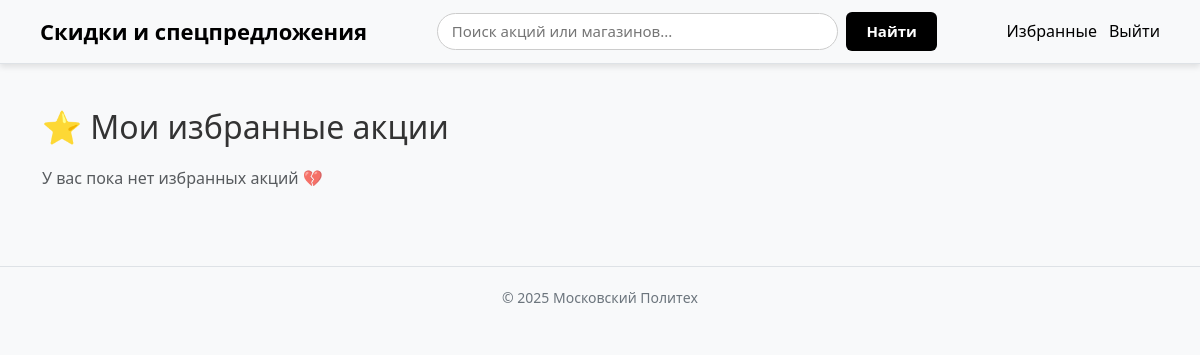
The page /favorites/ (signed in) on the database as committed earlier.
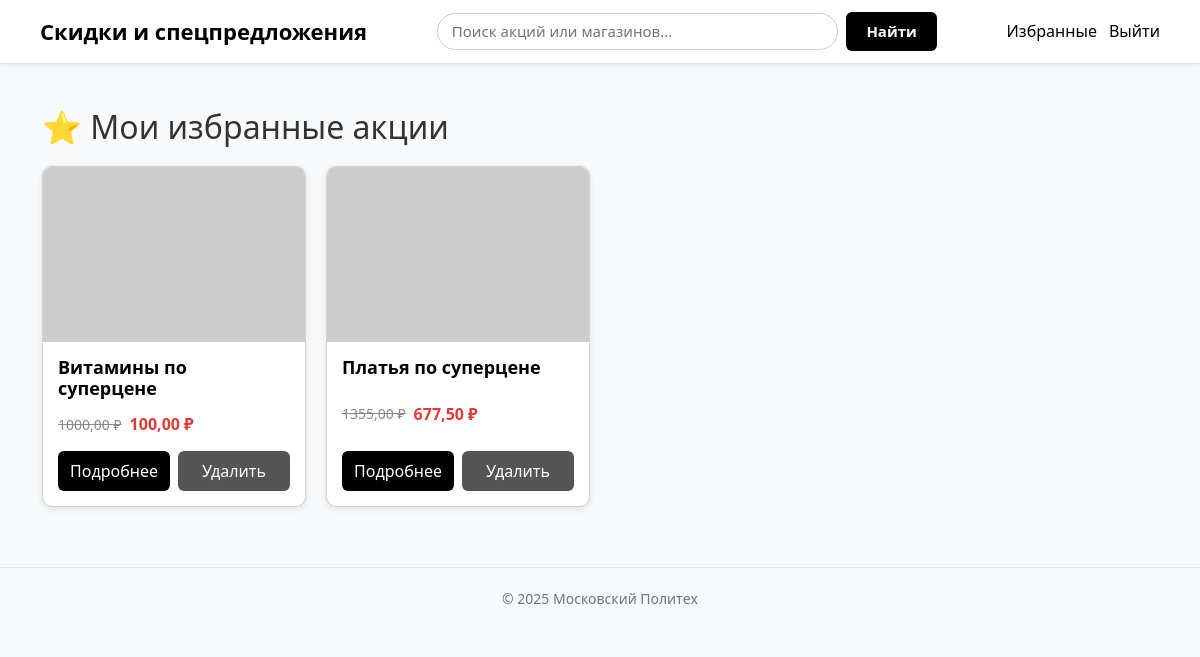
The same page on the database as committed later.
### discounts/models.py (models this page shows, shortened)
class Deal(models.Model):
    title = models.CharField("Название предложения", max_length=255)
    merchant = models.ForeignKey(Merchant, on_delete=models.CASCADE, verbose_name="Партнёр")
    price_original = models.DecimalField("Цена без скидки", max_digits=10, decimal_places=2)
    price_discount = models.DecimalField("Цена со скидкой", max_digits=10, decimal_places=2)
    starts_at = models.DateTimeField("Дата начала", null=True, blank=True)
    expires_at = models.DateTimeField("Дата окончания", null=True, blank=True)
    created_at = models.DateTimeField("Дата создания", auto_now_add=True)
    categories = models.ManyToManyField("Category", through="DealCategory", verbose_name="Категории")
    image_url = models.URLField("Картинка (URL)", blank=True, default="")
    description = models.TextField("Описание продукта", blank=True, null=True)
    favorited_by = models.ManyToManyField(
        User,
        related_name="favorite_deals",
        blank=True,
        verbose_name="Добавили в избранное"
    )
    class Meta:
        verbose_name = "Предложение"
        verbose_name_plural = "Предложения"

### discounts/views.py (the view)
# urls.py: path("favorites/", views.my_favorites, name="my_favorites"),
@login_required
def my_favorites(request):
    favorites = Deal.objects.filter(favorited_by=request.user)
    return render(request, "favorites.html", {"favorites": favorites})

### templates/favorites.html (shortened to what this page needs)
{% extends "base.html" %}
{% load static %}
{% block extra_head %}
    <link href="{% static 'css/favorites.css' %}" rel="stylesheet">
{% endblock %}
{% block content %}
<h2 style="margin-bottom: 20px;">⭐ Мои избранные акции</h2>
{% if favorites %}
  <div class="cards">
    {% for deal in favorites %}
      <div class="card">
        <img src="{{ deal.image_url|default:'/static/images/placeholder.jpg' }}" alt="{{ deal.title }}">
        <div class="card-body">
          <h3>
            <a href="{% url 'discounts:deal_detail' deal.id %}">
              {{ deal.title }}
            </a>
          </h3>
          <p class="price">
            <span class="old">{{ deal.price_original }} ₽</span>
            <span class="new">{{ deal.price_discount }} ₽</span>
          </p>
          <div class="buttons">
            <a href="{% url 'discounts:deal_detail' deal.id %}" class="btn-custom">
              Подробнее
            </a>
            <a href="{% url 'discounts:toggle_favorite' deal.id %}" class="btn-custom btn-delete">
              Удалить
            </a>
          </div>
        </div>
      </div>
    {% endfor %}
  </div>
{% else %}
  <p class="text-muted">У вас пока нет избранных акций 💔</p>
{% endif %}
{% endblock %}

Rows that differ between the two databases and show on the page:
now on this page (row edited): Deal: title "Витамины по суперцене", price_original "1000,00", price_discount "100,00"
now on this page (row unchanged): Deal: title "Платья по суперцене", price_original "1355,00", price_discount "677,50"
Other text that changed with them:
text no longer shown: "У вас пока нет избранных акций 💔"
